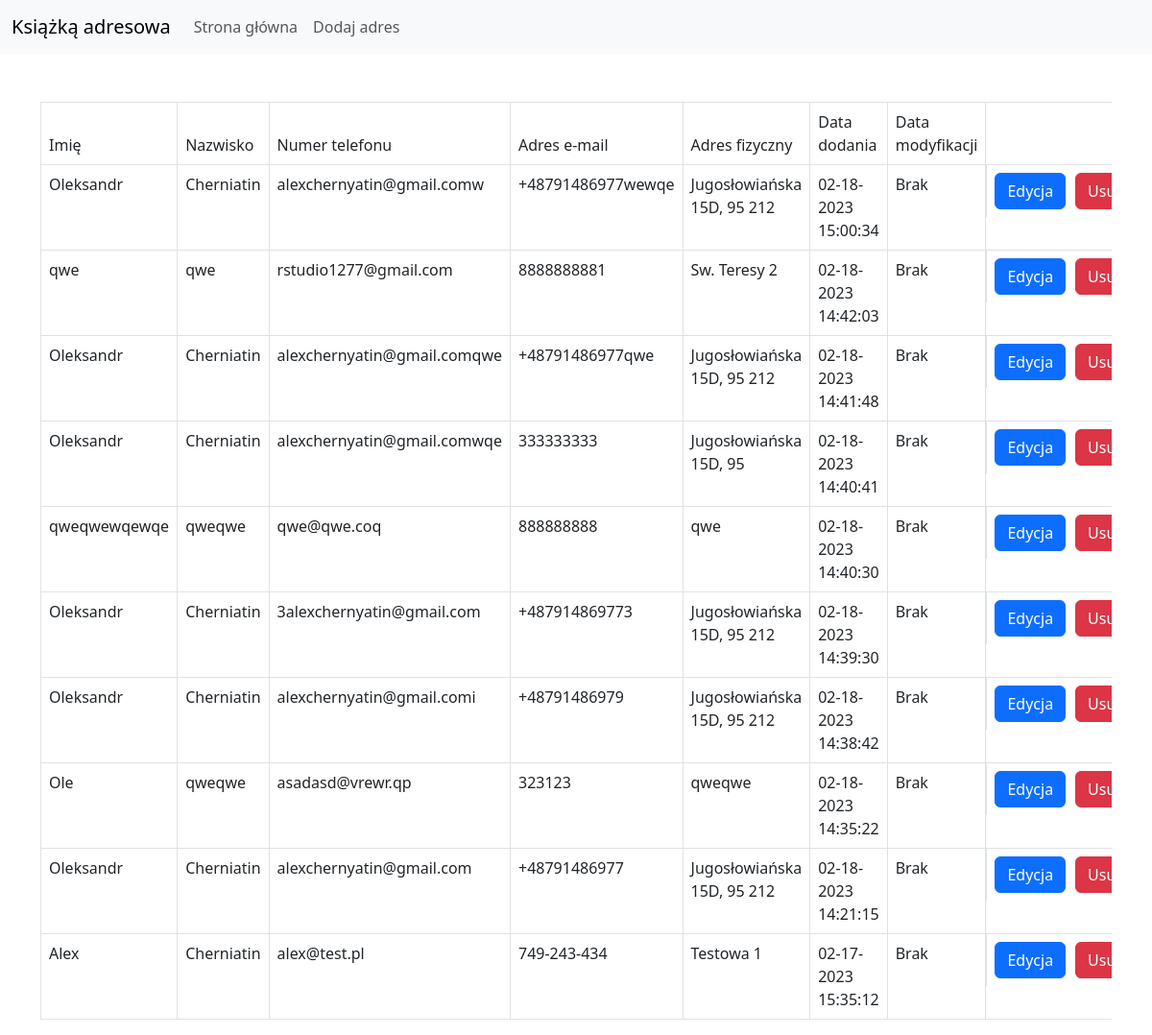
Before: / with the older database file.
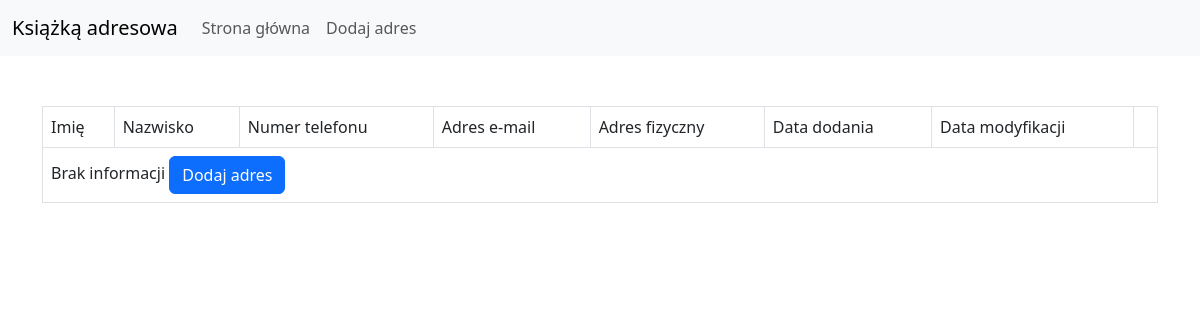
After: the same page with the newer database file.
### tables this page shows
CREATE TABLE book_records (
            id INTEGER PRIMARY KEY AUTOINCREMENT,
            first_name VARCHAR(255) NOT NULL,
            last_name VARCHAR(255) NOT NULL,
            address VARCHAR(255) NOT NULL,
            email VARCHAR(255) NOT NULL UNIQUE,
            phone VARCHAR(50) NOT NULL UNIQUE,
            created_at TIMESTAMP DEFAULT CURRENT_TIMESTAMP NOT NULL,
            updated_at TIMESTAMP NULL
        );

### src/Controllers/Controller_Main.php (called while the page is built, shortened)
<?php
class Controller_Main extends Controller
{
    public function index(): void
    {
        View::render(
            'main/index',
            [
                'bookRecordsList' => (new BookRecordsBuilder())->buildList(
                    (new BookRecords())->all()
                )
            ]
        );
    }
}

### src/Core/Router.php (called while the page is built, shortened)
<?php
class Router
{
    public static function boot(): void
    {
        $actionName = 'index';
        $actionName = $actionName;
        $controller = new $controllerName;
        $action = $actionName;
        $controller->$action();
    }
}

### public/index.php (called while the page is built, shortened)
<?php
Router::boot();

### src/Dto/BookRecord.php (called while the page is built, shortened)
<?php
final class BookRecord
{
    public function __construct(?int $id, string $firstName, string $lastName, string $phone, string $email, string $address, string $createdAt, ?string $updatedAt)
    {
        $this->id = $id;
        $this->firstName = $firstName;
        $this->lastName = $lastName;
        $this->phone = $phone;
        $this->email = $email;
        $this->address = $address;
        $this->createdAt = $createdAt;
        $this->updatedAt = $updatedAt;
    }
}

### src/Core/Database.php (called while the page is built, shortened)
<?php
class Database
{
    private $handler;
    private $statement;
    private static $instances = [];
    protected function __construct()
    {
        try {
            $this->handler = new \PDO("sqlite:" . PATH_TO_SQLITE_FILE);
        } catch (\PDOException $e) {
            $this->error = $e->getMessage();
            if (APP_DEBUG) {
                echo $this->error;
            }
        }
    }
    public static function getInstance(): Database
    {
        $cls = static::class;
        if (!isset(self::$instances[$cls])) {
            self::$instances[$cls] = new static();
        }
        return self::$instances[$cls];
    }
    public function query($query)
    {
        $this->statement = $this->handler->prepare($query);
    }
    public function execute()
    {
        try {
            return $this->statement->execute();
        } catch (\PDOException $e) {
            $this->error = $e->getMessage();
            if (APP_DEBUG) {
                echo $this->error;
            }
        }
    }
    public function resultset()
    {
        $this->execute();
        return $this->statement->fetchAll(\PDO::FETCH_ASSOC);
    }
}

### src/Models/BookRecords.php (called while the page is built, shortened)
<?php
final class BookRecords extends Model
{
    public function all(): array
    {
        $query = "SELECT id,first_name,last_name,address,phone,email,created_at,updated_at
        FROM book_records
        ORDER BY id DESC
        LIMIT 500";
        $this->db->query($query);
        $result = $this->db->resultset();
        return ($result) ? array_map(fn ($row) => BookRecord::fromArray($row), $result) : [];
    }
}

### src/Core/Model.php (called while the page is built, shortened)
<?php
abstract class Model
{
    public function __construct()
    {
        $this->db = Database::getInstance();
    }
}

### src/Core/Utils.php (called while the page is built, shortened)
<?php
class Utils
{
    public static function dateFromTimestamp(string $timestamp, string $dateFormat = 'm-d-Y H:i:s'): string
    {
        return (new DateTime())->setTimestamp($timestamp)->format($dateFormat);
    }
}

### src/Core/View.php (called while the page is built, shortened)
<?php
final class View
{
    public static function render(string $viewPath, array $data = [], string $layout = 'layout'): void
    {
        require_once __DIR__ . '/../Views/' . $layout . '.php';
    }
}

### src/Builders/BookRecordsBuilder.php (the view, shortened to what this page needs)
<?php
class BookRecordsBuilder
{
    public function buildList(array $bookRecords): string
    {
        if (\count($bookRecords) === 0) {
            return $this->noContent();
        }
        $html = '';
        foreach ($bookRecords as $bookRecord) {
            $html .= $this->buildRecordListItem($bookRecord);
        }
        return $html;
    }
    private function noContent(): string
    {
        return '
        <tr>
            <td colspan="8">Brak informacji <a href="/address/add/" class="btn btn-primary">Dodaj adres</a></td>
        </tr>';
    }
    public function buildRecordListItem(BookRecord $bookRecord): string
    {
        $updatedAt = (\is_null($bookRecord->updatedAt))
            ? 'Brak'
            : Utils::dateFromTimestamp($bookRecord->updatedAt);
        return '
        <tr>
            <td>' . $bookRecord->firstName . '</td>
            <td>' . $bookRecord->lastName . '</td>
            <td>' . $bookRecord->email . '</td>
            <td>' . $bookRecord->phone . '</td>
            <td>' . $bookRecord->address . '</td>
            <td>' . Utils::dateFromTimestamp($bookRecord->createdAt) . '</td>
            <td>' . $updatedAt . '</td>
            <td class="list-actions">
                <a href="/address/edit/' . $bookRecord->id . '/" class="btn btn-primary">Edycja</a>
                <button type="button" data-id="' . $bookRecord->id . '" class="btn btn-danger delete-book-record">
                    <span class="default-state">Usuń</span>
                    <span class="loading-state d-none">
                        <span class="spinner-border spinner-border-sm" role="status" aria-hidden="true"></span>
                    </span>
                </button>
            </td>
        </tr>';
    }
}

### src/Views/layout.php (shortened to what this page needs)
<!DOCTYPE html>
<html lang="pl">
<head>
    <link href="https://cdn.jsdelivr.net/npm/bootstrap@5.3.0-alpha1/dist/css/bootstrap.min.css" rel="stylesheet">
    <link rel="stylesheet" href="/assets/css/main.css">
</head>
<body>
    <header class="header">
        <nav class="navbar navbar-expand-lg bg-body-tertiary">
            <div class="container-fluid">
                <a class="navbar-brand" href="/">Książką adresowa</a>
                <div class="collapse navbar-collapse" id="navbarSupportedContent">
                    <ul class="navbar-nav me-auto mb-2 mb-lg-0">
                        <li class="nav-item">
                            <a class="nav-link" aria-current="page" href="/">Strona główna</a>
                        </li>
                        <li class="nav-item">
                            <a class="nav-link" aria-current="page" href="/address/add/">Dodaj adres</a>
                        </li>
                    </ul>
                </div>
            </div>
        </nav>
    </header>
    <?php require_once __DIR__ . '/' . $viewPath . '.php'; ?>
</body>
</html>

### src/Views/main/index.php
<section class="main">
    <div class="container">
        <div class="row">
            <div class="col-12">
                <div class="table-responsive">
                    <table class="table table-bordered">
                        <thead>
                            <tr>
                                <td>Imię</td>
                                <td>Nazwisko</td>
                                <td>Numer telefonu</td>
                                <td>Adres e-mail</td>
                                <td>Adres fizyczny</td>
                                <td>Data dodania</td>
                                <td>Data modyfikacji</td>
                                <td></td>
                            </tr>
                        </thead>
                        <tbody>
                            <?php echo $data['bookRecordsList']; ?>
                        </tbody>
                    </table>
                </div>
            </div>
        </div>
    </div>
</section>

### public/assets/css/main.css (style rules this page uses)
.header { margin-bottom: 50px; }
.list-actions { display: flex; gap: 10px; }

Changed rows visible on the page:
removed book_records: first_name "Oleksandr", last_name "Cherniatin", email "alexchernyatin@gmail.comw", phone "+48791486977wewqe", address "Jugosłowiańska 15D, 95 212", created_at "02-18-2023 15:00:34", updated_at "Brak"
removed book_records: first_name "qwe", last_name "qwe", email "rstudio1277@gmail.com", phone "8888888881", address "Sw. Teresy 2", created_at "02-18-2023 14:42:03", updated_at "Brak"
removed book_records: first_name "Oleksandr", last_name "Cherniatin", email "alexchernyatin@gmail.comqwe", phone "+48791486977qwe", address "Jugosłowiańska 15D, 95 212", created_at "02-18-2023 14:41:48", updated_at "Brak"
removed book_records: first_name "Oleksandr", last_name "Cherniatin", email "alexchernyatin@gmail.comwqe", phone "333333333", address "Jugosłowiańska 15D, 95", created_at "02-18-2023 14:40:41", updated_at "Brak"
removed book_records: first_name "qweqwewqewqe", last_name "qweqwe", email "qwe@qwe.coq", phone "888888888", address "qwe", created_at "02-18-2023 14:40:30", updated_at "Brak"
removed book_records: first_name "Oleksandr", last_name "Cherniatin", email "3alexchernyatin@gmail.com", phone "+487914869773", address "Jugosłowiańska 15D, 95 212", created_at "02-18-2023 14:39:30", updated_at "Brak"
removed book_records: first_name "Oleksandr", last_name "Cherniatin", email "alexchernyatin@gmail.comi", phone "+48791486979", address "Jugosłowiańska 15D, 95 212", created_at "02-18-2023 14:38:42", updated_at "Brak"
removed book_records: first_name "Ole", last_name "qweqwe", email "asadasd@vrewr.qp", phone "323123", address "qweqwe", created_at "02-18-2023 14:35:22", updated_at "Brak"
removed book_records: first_name "Oleksandr", last_name "Cherniatin", email "alexchernyatin@gmail.com", phone "+48791486977", address "Jugosłowiańska 15D, 95 212", created_at "02-18-2023 14:21:15", updated_at "Brak"
removed book_records: first_name "Alex", last_name "Cherniatin", email "alex@test.pl", phone "749-243-434", address "Testowa 1", created_at "02-17-2023 15:35:12", updated_at "Brak"
Other visible differences:
text now shown: "Brak informacji Dodaj adres"
